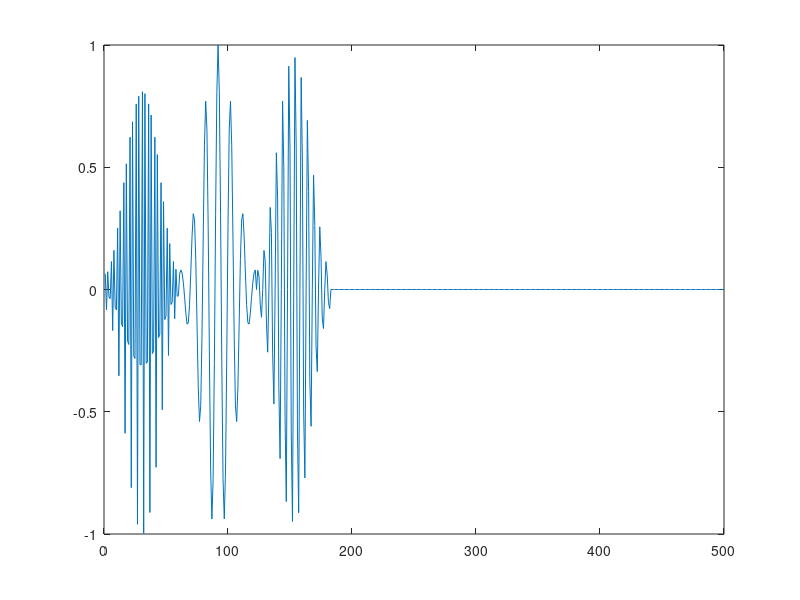

Recreate this plot in MATLAB.
% 26 Nisan - Lab Calismasi - Hasan Huseyin Sonmez;
clc
clear
close all;

%%
N = 500;            % Number of points;
M = 60;             % Width of the window;
n = 0:M;            % time vector

wn = 0.54 - 0.46*cos(2*pi*n/M);
%figure(),plot(wn);

x1 = wn.*cos(0.2*pi*n);
x2 = wn.*cos(0.4*pi*n-pi/2);
x3 = wn.*cos(0.8*pi*n+pi/5);

xn = [x3 , x1, x2 , zeros(1,N-3*M-3)];
figure(),plot(xn);

Xw = fftshift(fft(xn,500))/500;
f = -pi : 2*pi/500 : pi - 2*pi/500;
%plot(f/pi,abs(Xw));

%%

